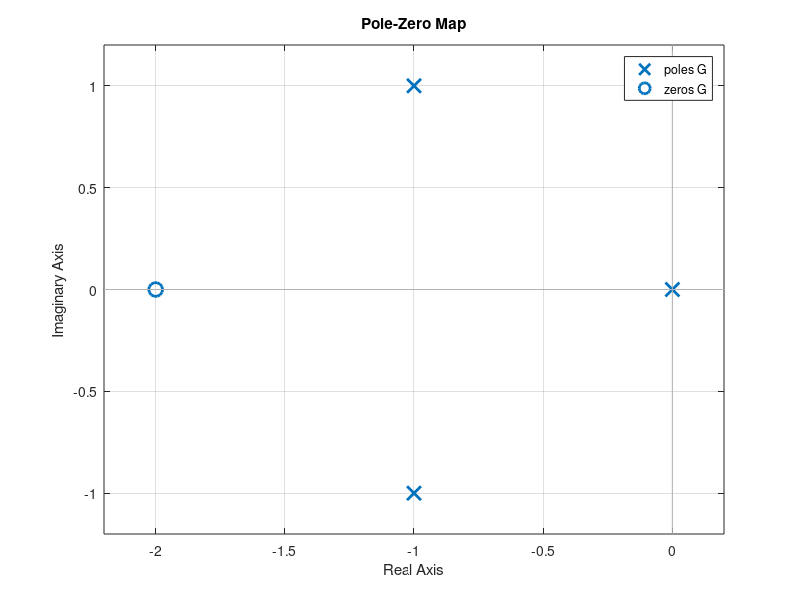

Reproduce this figure in MATLAB.
% Definir numerador y denominador
num = [10 20];          % Equivale a: 10s + 20
den = [1 2 2 0];    % Equivale a: s^3 + 2s^2 + 2s + 0s + 0

% Crear la función de transferencia
G = tf(num, den);

% Calcular polos y ceros
polos = pole(G)
ceros = zero(G)

% Graficar el mapa de polos y ceros en el plano s
pzmap(G);
grid on;
